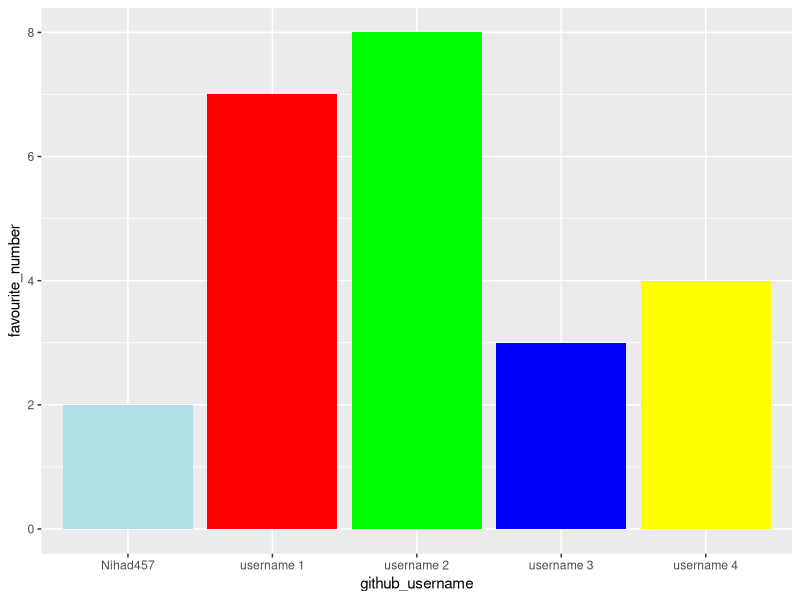

Reproduce this figure in R.
## ---- chunk 1
library(tidyverse) 
## ---- chunk 2
team_data <- tibble(
  name = c("Nihad", "member 1", "member 2", 
           "member 3", "member 4"),
  github_username = c("Nihad457", "username 1", "username 2", 
                      "username 3", "username 4"), 
  colour = c("powderblue", "red", "green", 
             "blue", "yellow"),
  hobby = c("Chess", "Reading", "Walking", 
            "Running", "baking"),
  favourite_number = c(2, 7, 8, 3, 4)
  )

team_data
## ---- chunk 3
p1 <- ggplot(data = team_data, 
             mapping = aes(x = github_username, 
                           y = favourite_number,
                           fill = colour), 
             ) +
   geom_col() +
   scale_fill_identity()
p1
